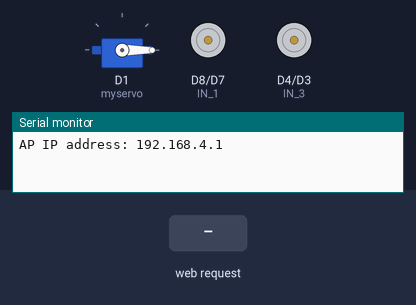
Bench run of a sketch on a simulated ESP8266 (NodeMCU). On the bench: servo, motor-driver pin pairs drawn as motors (green arrow = first pin HIGH = forward, orange = second pin HIGH = backward, longer = more drive, scaled by the enable pin), the last lines printed to the serial monitor. Inputs (shaded band) come from the test bench.

Above: at 1.3 s.
1.4 s: HTTP request GET /?State=F received
At 2.6 s:
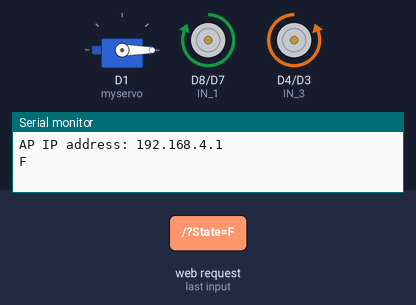
2.9 s: HTTP request GET /?State=B received
At 3.9 s:
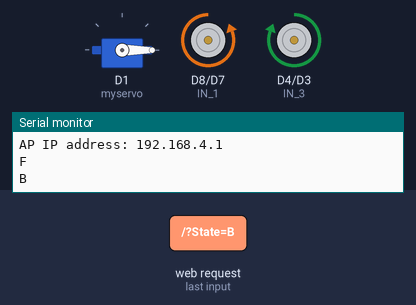
4.4 s: HTTP request GET /?State=L received
At 5.2 s:
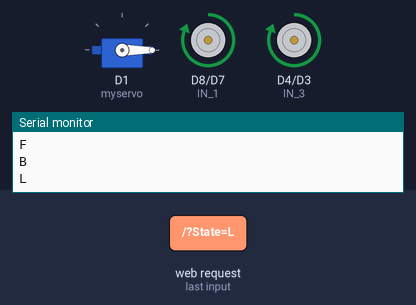
5.9 s: HTTP request GET /?State=R received
At 6.4 s:
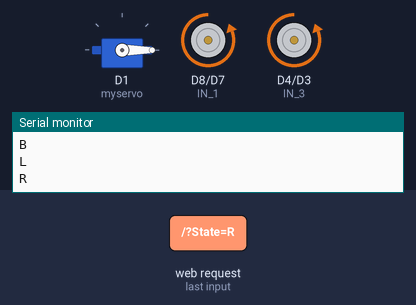
7.4 s: HTTP request GET / received
At 7.7 s:
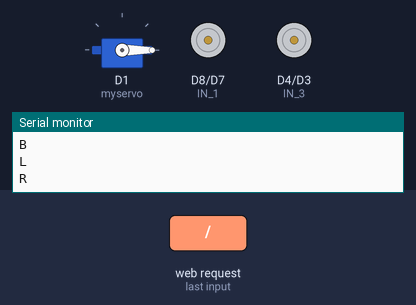
Timing chart, 0 to 9.9 s (numbered marks = the images above; inputs shaded):
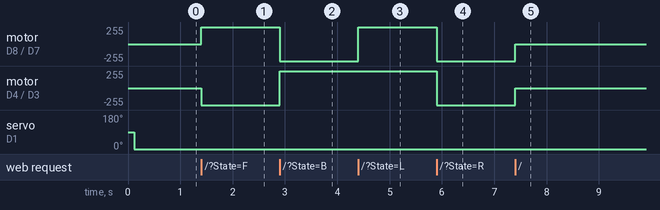

The sketch:

deemopcar.ino
```cpp
#include <ESP8266WiFi.h>
#include <WiFiClient.h>
#include <ESP8266WebServer.h>
#include <Servo.h>

Servo myservo;

String command;             // String to store app command state.
int speedCar = 800;         // 400 - 1023.
int speed_Coeff = 3;

const char* ssid = "mana car";
const char* password = "hehehuhu";
ESP8266WebServer server(80);

// Motor pins
#define ENA   14  // Enable/speed motors Right        GPIO14(D5)
#define ENB   12  // Enable/speed motors Left         GPIO12(D6)
#define IN_1  15  // L298N in1 motors Right           GPIO15(D8)
#define IN_2  13  // L298N in2 motors Right           GPIO13(D7)
#define IN_3   2  // L298N in3 motors Left            GPIO2(D4)
#define IN_4   0  // L298N in4 motors Left            GPIO0(D3)

void servoControl() {
  for (int i = 0; i <= 180; i += 18) {
    myservo.write(i);
    delay(0.1);
  }

  for (int j = 180; j >= 0; j -= 18) {
    myservo.write(j);
    delay(0.1);
  }
}


void motorControlFront(int enPin, int in1Pin, int in2Pin, int speed) {
  digitalWrite(in1Pin, LOW);
  digitalWrite(in2Pin, HIGH);
  analogWrite(enPin, speed);
}

void motorControlBack(int enPin, int in1Pin, int in2Pin, int speed) {
  digitalWrite(in1Pin, HIGH);
  digitalWrite(in2Pin, LOW);
  analogWrite(enPin, speed);
}

void goAhead(){
      motorControlFront(ENA, IN_2, IN_1, speedCar);
      motorControlFront(ENB, IN_3, IN_4, speedCar);
  }

void goBack(){
      motorControlBack(ENA, IN_2, IN_1, speedCar);
      motorControlBack(ENB, IN_3, IN_4, speedCar);
  }

void goRight() {
  motorControlBack(ENA, IN_2, IN_1, speedCar - 400);
  motorControlFront(ENB, IN_3, IN_4, speedCar); // Increase speed for turning
}

void goLeft() {
  motorControlFront(ENA, IN_2, IN_1, speedCar); // Increase speed for turning
  motorControlBack(ENB, IN_3, IN_4, speedCar - 400 );
}

void goAheadLeft() {
  motorControlFront(ENA, IN_1, IN_2, speedCar / speed_Coeff);
  motorControlFront(ENB, IN_3, IN_4, speedCar + 200); // Increase speed for turning
}

void goAheadRight() {
  motorControlFront(ENA, IN_1, IN_2, speedCar + 200); // Increase speed for turning
  motorControlFront(ENB, IN_3, IN_4, speedCar / speed_Coeff);
}

void goBackLeft() {
  motorControlBack(ENA, IN_1, IN_2, speedCar / speed_Coeff);
  motorControlBack(ENB, IN_3, IN_4, speedCar + 200); // Increase speed for turning
}

void goBackRight() {
  motorControlBack(ENA, IN_1, IN_2, speedCar + 200); // Increase speed for turning
  motorControlBack(ENB, IN_3, IN_4, speedCar / speed_Coeff);
}

void stopRobot(){

      digitalWrite(IN_1, LOW);
      digitalWrite(IN_2, LOW);
      analogWrite(ENA, speedCar);

      digitalWrite(IN_3, LOW);
      digitalWrite(IN_4, LOW);
      analogWrite(ENB, speedCar);
 }

void HTTP_handleRoot(void) {
  if (server.hasArg("State")) {
    Serial.println(server.arg("State"));
  }
  server.send(200, "text/html", "");
  delay(1);
}

void setup() {
  Serial.begin(115200);

  myservo.attach(D1);
  delay(100);

  pinMode(ENA, OUTPUT);
  pinMode(ENB, OUTPUT);
  pinMode(IN_1, OUTPUT);
  pinMode(IN_2, OUTPUT);
  pinMode(IN_3, OUTPUT);
  pinMode(IN_4, OUTPUT);

  // Connecting WiFi
  WiFi.mode(WIFI_AP);
  WiFi.softAP(ssid, password);

  IPAddress myIP = WiFi.softAPIP();
  Serial.print("AP IP address: ");
  Serial.println(myIP);

  // Starting WEB-server
  server.on("/", HTTP_handleRoot);
  server.onNotFound(HTTP_handleRoot);
  server.begin();
}

void loop() {
  // Control the servo motor
  // delay(1000);    // Add a delay to give the servo some time to move
  // servoControl();
  server.handleClient();

  command = server.arg("State");
  if (command == "F") goAhead();
  else if (command == "B") goBack();
  else if (command == "L") goLeft();
  else if (command == "R") goRight();
  else if (command == "I") goAheadRight();
  else if (command == "G") goAheadLeft();
  else if (command == "J") goBackRight();
  else if (command == "H") goBackLeft();
  else if (command == "0") speedCar = 800;
  else if (command == "1") speedCar = 800;
  else if (command == "2") speedCar = 800;
  else if (command == "3") speedCar = 800;
  else if (command == "4") speedCar = 800;
  else if (command == "5") speedCar = 800;
  else if (command == "6") speedCar = 800;
  else if (command == "7") speedCar = 800;
  else if (command == "8") speedCar = 800;
  else if (command == "9") speedCar = 800;
  else if (command == "S") stopRobot();
  else stopRobot();
  servoControl();


}
```

Measured:
- after the input at 1.4 s, motor on D8 (IN_1) / D7 (IN_2): stopped → forward 255/255 at once; motor on D4 (IN_3) / D3 (IN_4): stopped → backward 255/255 at once
- after the input at 2.9 s, motor on D8 (IN_1) / D7 (IN_2): forward 255/255 → backward 255/255 at once; motor on D4 (IN_3) / D3 (IN_4): backward 255/255 → forward 255/255 at once
- after the input at 4.4 s, motor on D8 (IN_1) / D7 (IN_2): backward 255/255 → forward 255/255 at once
- after the input at 5.9 s, motor on D8 (IN_1) / D7 (IN_2), motor on D4 (IN_3) / D3 (IN_4): forward 255/255 → backward 255/255 at once
- after the input at 7.4 s, motor on D8 (IN_1) / D7 (IN_2), motor on D4 (IN_3) / D3 (IN_4): backward 255/255 → stopped at once
